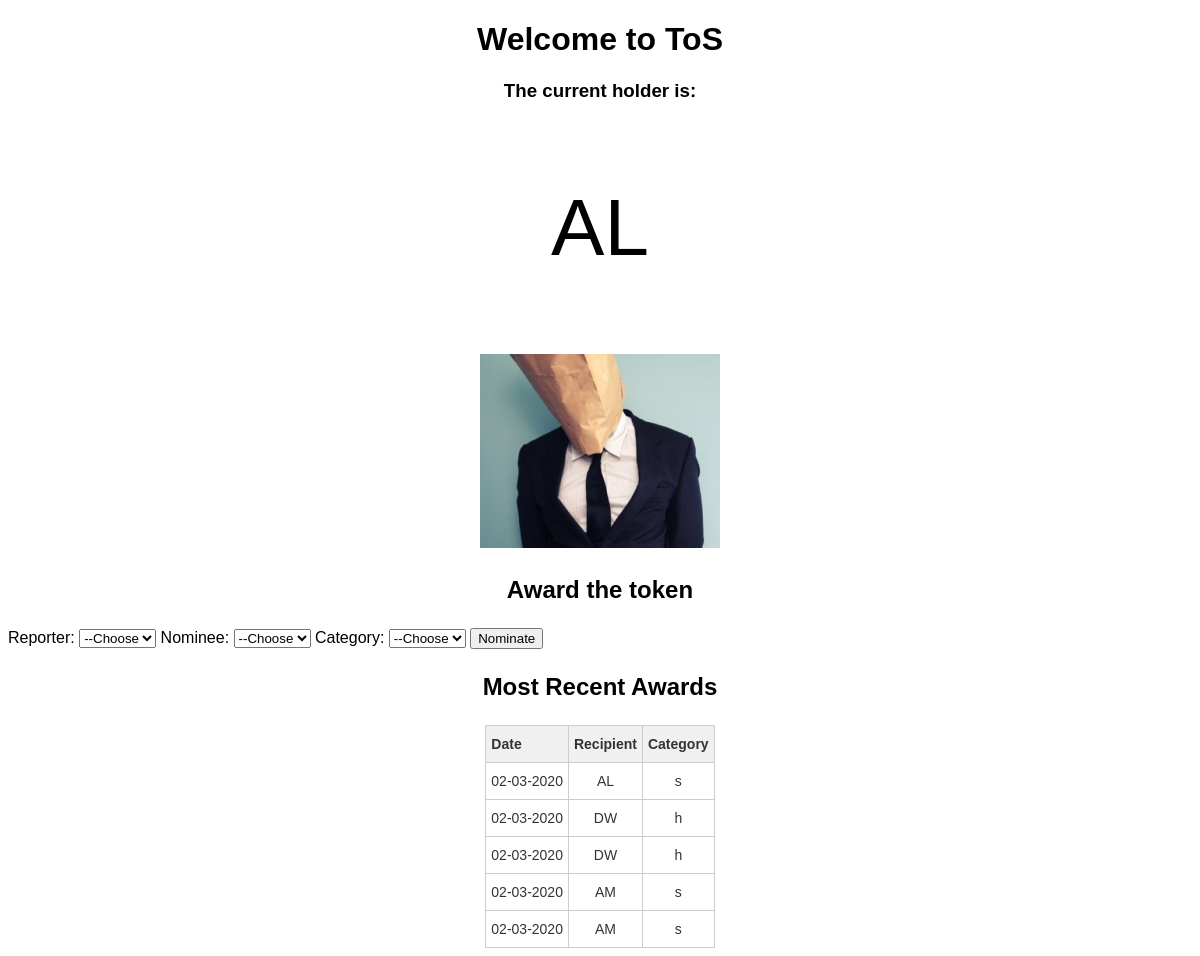
The page / on the database its author committed.
### tables this page shows
CREATE TABLE "users"
(
	name text not null
);

CREATE TABLE events
(
	timestamp int not null
		constraint events_pk
			primary key,
	nominee int not null,
	reporter int,
	category int not null
);

CREATE TABLE categories
(
	category text not null
);

### tos.py (the view, shortened to what this page needs)
@app.route('/', methods=['GET', 'POST', ])
def root():
    db = get_db()
    cur = db.cursor()
    holder = db_get_holder(cur)
    users = db_get_users(cur)
    categories = db_get_categories(cur)
    events = db_get_events(cur)
    return render_template('home.html',
                           holder=holder,
                           users=users,
                           categories=categories,
                           events=events)

### tos.py (called while the page is built)
def get_db(dbfile=None):
    db = getattr(g, '_database', None)  # ? _database exists, then get value
    if db is None:
        if dbfile is None:
            dbfile = Path('data/tos.sqlite')
        else:
            dbfile = Path(dbfile)
        db = g._database = sql.connect(dbfile)  # so db = a sqlite3 connection
    return db

@app.teardown_appcontext
def close_connection(exception):
    db = getattr(g, '_database', None)
    if db is not None:
        db.close()

def db_get_users(cur):
    q = "select ROWID, name from users"
    cur.execute(q)
    return cur.fetchall()

def db_get_categories(cur):
    q = "select ROWID, category from categories"
    cur.execute(q)
    return cur.fetchall()

def db_get_events(cur, limit=5):
    q = """
select events.timestamp, nominee.name, reporter.name, categories.category
from events
join users nominee on events.nominee == nominee.ROWID
join users reporter on events.reporter == reporter.ROWID
join categories on events.category == categories.ROWID
order by timestamp desc limit {}
""".format(limit)  # get all the events
    cur.execute(q)
    events = cur.fetchall()
    for i, event in enumerate(events):
        ts, nom, rep, cat = event  # extract the tuple elements
        ts = dt.fromtimestamp(ts)  # make ts human friendly
        ts = dt.strftime(ts, '%m-%d-%Y')
        events[i] = (ts, nom, rep, cat) # reconstitute the tuple & replace in events list
    return events

def db_get_holder(cur):
    q = """
select users.name
from events
join users on events.nominee = users.ROWID
where events.timestamp = (
    select max(events.timestamp)
    from events
    )"""
    cur.execute(q)
    return cur.fetchone()[0]

### templates/home.html (shortened to what this page needs)
{% extends 'base.html' %}
{% block content %}
<h1 style="text-align: center">Welcome to ToS</h1>
<p><h3 style="text-align: center">The current holder is:</h3>
<p  style="text-align: center; font-size: 60pt;">{{ holder }}</p>
<p style="text-align: center"><img src="../static/tos.png" /></p>
<p style="font-weight: bold; font-size: 18pt; text-align: center">Award the token
    <form class="form-control" method="POST" action="/" style="align">
        <label for="reporter">Reporter: </label>
            <select id="reporter" name="reporter">
                <option>--Choose</option>
            </select>
        <label for="nominee">Nominee: </label>
            <select id="nominee" name="nominee">
                <option>--Choose</option>
            </select>
        <label for="category">Category: </label>
            <select id="category" name="category">
                <option>--Choose</option>
            </select>
        <input type="submit" value="Nominate">
    </form>
</p>
<p style="font-weight: bold; font-size: 18pt; text-align: center;">Most Recent Awards</p>
<table class="tg">
    <thead>
        <tr>
            <th class="tg-1wig">Date</th>
            <th class="tg-amwm">Recipient</th>
            <th class="tg-amwm">Category</th>
        </tr>
    </thead>
    <tbody>
        {%  for event in events %}
        <tr>
            <td class="tg-0lax">{{ event[0] }}</td>
            <td class="tg-baqh">{{ event[1] }}</td>
            <td class="tg-baqh">{{ event[3] }}</td>
        </tr>
        {% endfor %}
    </tbody>
</table>
{% endblock %}

### templates/base.html (shortened to what this page needs)
{% extends 'bootstrap/base.html' %}

### templates/base.html (style rules this page uses)
body { font-family: sans-serif; }
.tg { border-collapse:collapse;border-spacing:0;border-color:#ccc; margin-left: auto; margin-right: auto }
.tg td { font-family:Arial, sans-serif;font-size:14px;padding:10px 5px;border-style:solid;border-width:1px;overflow:hidden;word-break:normal;border-color:#ccc;color:#333;background-color:#fff; }
.tg th { font-family:Arial, sans-serif;font-size:14px;font-weight:normal;padding:10px 5px;border-style:solid;border-width:1px;overflow:hidden;word-break:normal;border-color:#ccc;color:#333;background-color:#f0f0f0; }
.tg .tg-1wig { font-weight:bold;text-align:left;vertical-align:top }
.tg .tg-baqh { text-align:center;vertical-align:top }
.tg .tg-amwm { font-weight:bold;text-align:center;vertical-align:top }
.tg .tg-0lax { text-align:left;vertical-align:top }

### rows shown on the page
users: name "AL"
events: event "02-03-2020", name "AL", category "s"
events: event "02-03-2020", name "DW", category "h"
events: event "02-03-2020", name "DW", category "h"
events: event "02-03-2020", name "AM", category "s"
events: event "02-03-2020", name "AM", category "s"
